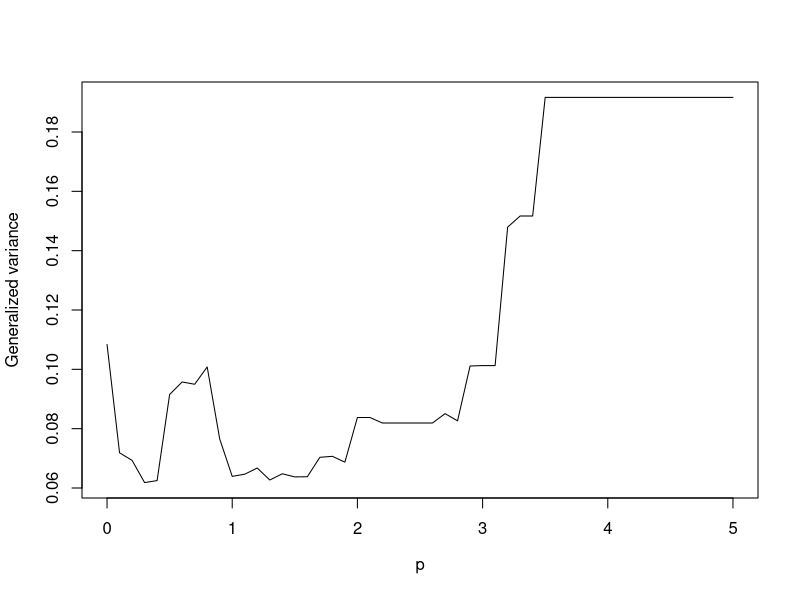
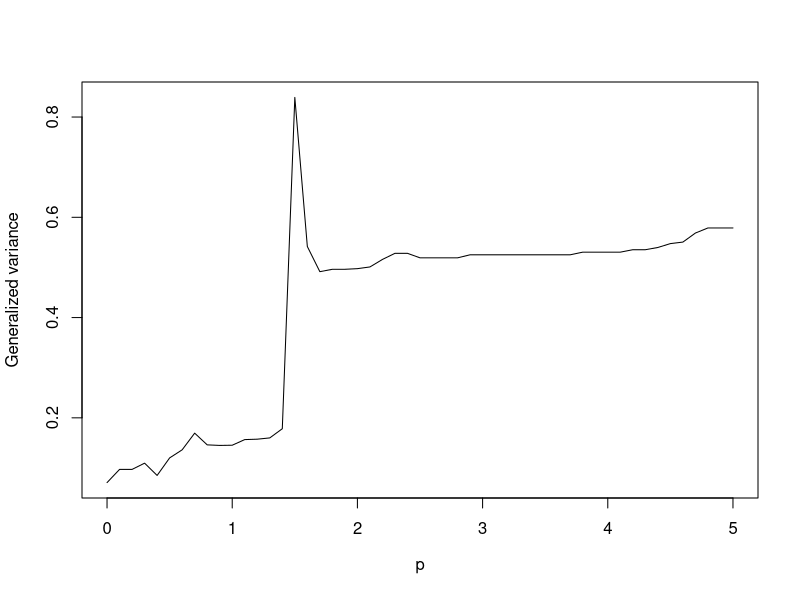
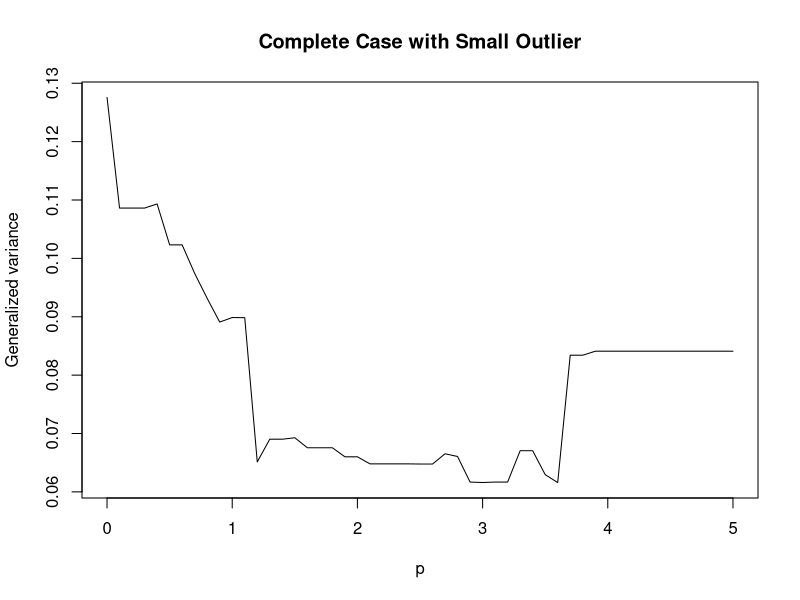
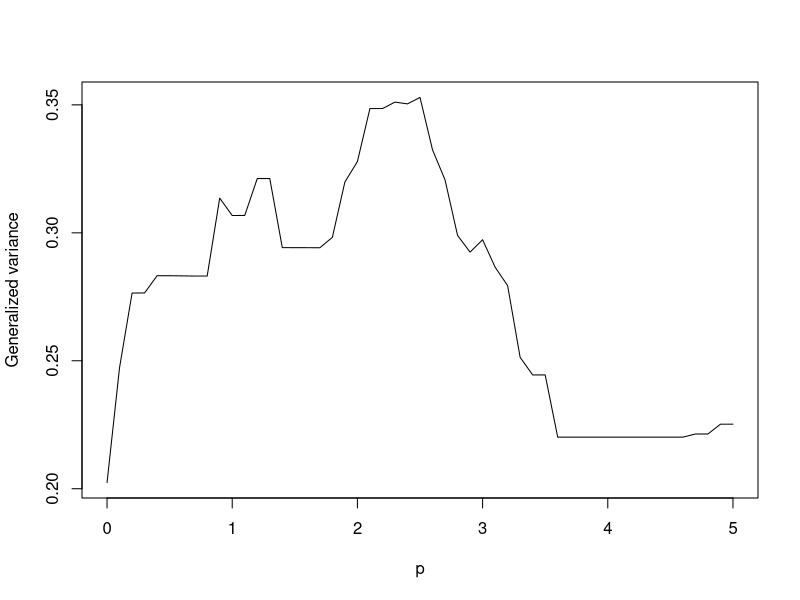
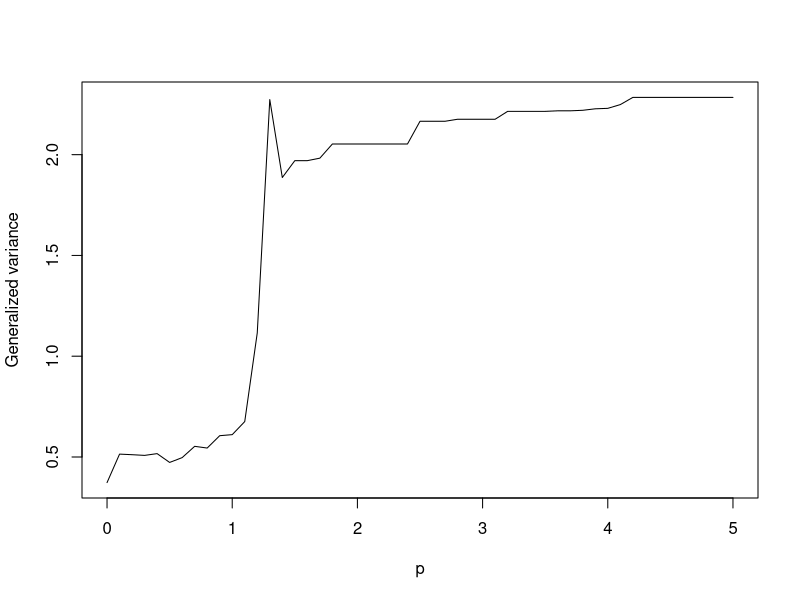
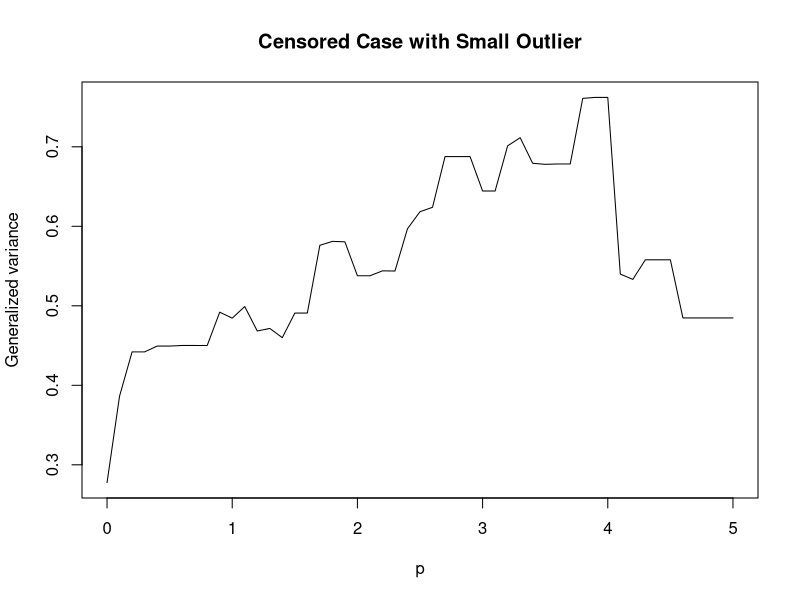
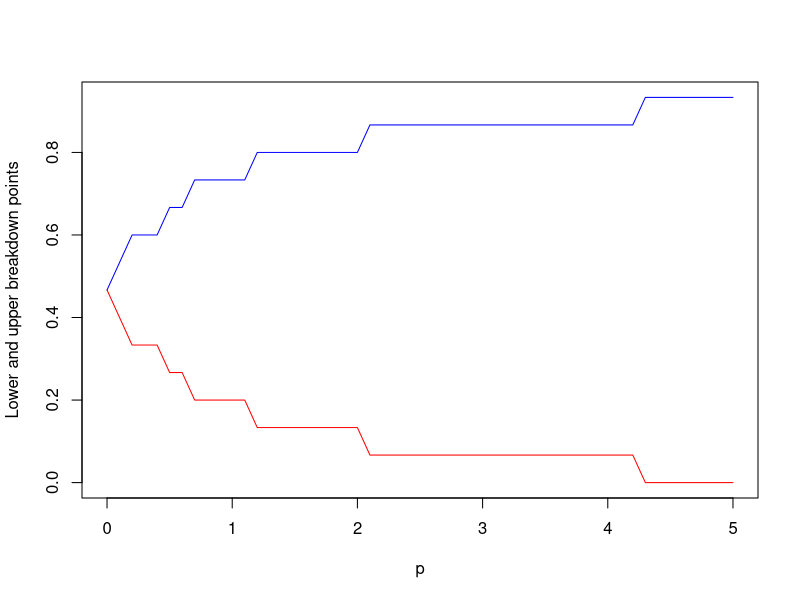
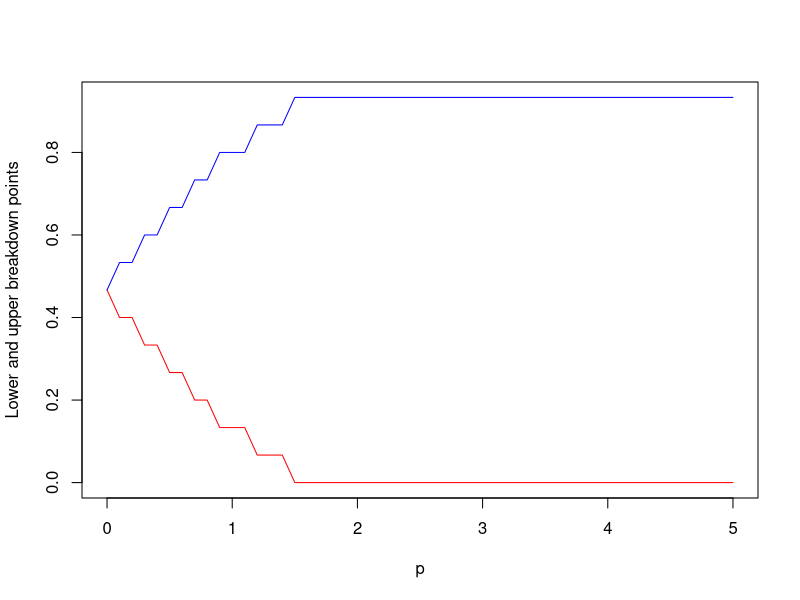

These charts were generated, in order, by the following R code:
# -------------------------------------------
# code1: functions
# -------------------------------------------

# -------------------------------------------
# weighted median 
# -------------------------------------------
weighted.median <- function(x, w, interpolation=0.5) { 
  # Preparation
  if (missing(w)) w = rep(1L,length(x))
  if (length(w) != length(x)) stop("'x' and 'w' must have the same length")
  
  x = as.double(as.vector(x))
  w = as.double(as.vector(w))
  ok= complete.cases(x,w); x=x[ok]; w=w[ok]
  
  stopifnot(all(w >= 0))
  if(all(w <= 0)) stop("All weights are zero", call.=FALSE)
  
  orderx = order(x)
  x = x[orderx]
  w = w[orderx] / sum(w)
  Fn = cumsum(w)
  tiny = sqrt(.Machine$double.eps)
  
  # Main part
  if ( all( abs(Fn-0.5)>tiny ) ) {  # any values of Fn is not 1/2.
    k = sum( Fn < 0.5 )
    return( x[k+1] )
  } else {
    k = which.min ( signif(abs(Fn-0.5),digits=12) ) # Find k with Fn=0.5
    if (w[k+1] < tiny) {   # check if w[k+1] == 0 
      return( x[k+1] )
    } else {
      return( (1-interpolation)*x[k] + interpolation*x[k+1] )
    }
  }
}


# -----------------------------------------------
# power weighted repeated median
# -----------------------------------------------
Repeated.W.Median <- function (x,y, weight=TRUE, power=p) {
  n = length(x)
  dx = outer(x,x,"-"); dy = outer(y,y,"-");
  slope1 = dy/dx   #(yi-yj)/(xi-xj)
  weight1 = abs(dx)^power 
  slope2  = matrix( t(slope1)[lower.tri(slope1)  |upper.tri(slope1) ], byrow=TRUE, nrow=n)
  weight2 = matrix( t(weight1)[lower.tri(weight1)|upper.tri(weight1)], byrow=TRUE, nrow=n)
  tmp = numeric(n)
  if (weight) { 
    for ( j in 1L:n ) tmp[j] = weighted.median(slope2[j,], w=weight2[j,] )
  } else {
    for ( j in 1L:n ) tmp[j] = median(slope2[j,])
  }
  slope = median(tmp)
  intercept = median(y-slope*x)
  return(c(intercept,slope))
}

# -------------------------------------------
# MSE fn
# -------------------------------------------
#x is lambda, y is mu

MSE.gen = function(x,y, mux=lambda, muy=mu) {
  N = length(x)
  a11 = sum( (x-mux)^2 )
  a22 = sum( (y-muy)^2 )
  a12 = sum( (x-mux)*(y-muy) )
  S = 1/N * matrix( c(a11,a12,a12,a22), nrow=2)
  det(S)
}


# -------------------------------------------
# Pars estimate from LOOCV
# -------------------------------------------
##1-Complete case
##calculate generalized variance with given p value

loocv_params1 <- function(x, lambda=0.038, mu=4.291, p) {
  n <- length(x)
  lambda_est <- numeric(n)
  mu_est <- numeric(n)
  m <- (n-1)
  pi1<-rep(0,m)
  for(j in 1:m){
    if(m<=10){
      pi1[j]<-(j-3/8)/(m+0.25)
    }
    else{
      pi1[j]<-(j-0.5)/m
    }
  }
  pi <- sqrt(-log(1-pi1))
  y1 <- pi[1:m]
  
  for (i in 1:n) {
    # delete the i-th observation
    train_set <- x[-i]
    x1 <- sort(train_set)
    # estimate pars with the train_set
    pars_train <- Repeated.W.Median(x1, y1, weight=TRUE, power=p)
    lambda_est[i] <- pars_train[1]
    mu_est[i] <- pars_train[2]
  }
  ans <- MSE.gen (x=lambda_est, y=mu_est, mux=lambda, muy=mu)
  return(ans)
}

##2-Complete case with extreme large outlier: delta=max{xi}+4*sigma
##calculate generalized variance with given p value
loocv_params2 <- function(x, lambda=0.038, mu=4.291, p) {
  n <- length(x)
  lambda_est <- numeric(n)
  mu_est <- numeric(n)
  order_sample <- sort(x)
  delta <- order_sample[n]+4*(sd(x))
  new_sample <- replace(x, 1, delta)
  m <- (n-1)
  pi1<-rep(0,m)
  for(j in 1:m){
    if(m<=10){
      pi1[j]<-(j-3/8)/(m+0.25)
    }
    else{
      pi1[j]<-(j-0.5)/m
    }
  }
  pi <- sqrt(-log(1-pi1))
  y1 <- pi[1:m]
  
  for (i in 1:n) {
    train_set <- new_sample[-i]
    x1 <- sort(train_set)
    pars_train <- Repeated.W.Median(x1, y1, weight=TRUE, power=p)
    lambda_est[i] <- pars_train[1]
    mu_est[i] <- pars_train[2]
  }
  ans <- MSE.gen (x=lambda_est, y=mu_est, mux=lambda, muy=mu)
  return(ans)
}

##3-Complete case with extreme small outlier01: delta=mu+0.05
##calculate generalized variance with given p value
loocv_params3 <- function(x, lambda=0.038, mu=4.291, p) {
  n <- length(x)
  lambda_est <- numeric(n)
  mu_est <- numeric(n)
  order_sample <- sort(x)
  delta <- mu+0.05
  new_sample <- replace(x, 1, delta)
  m <- (n-1)
  pi1<-rep(0,m)
  for(j in 1:m){
    if(m<=10){
      pi1[j]<-(j-3/8)/(m+0.25)
    }
    else{
      pi1[j]<-(j-0.5)/m
    }
  }
  pi <- sqrt(-log(1-pi1))
  y1 <- pi[1:m]
  
  for (i in 1:n) {
    train_set <- new_sample[-i]
    x1 <- sort(train_set)
    pars_train <- Repeated.W.Median(x1, y1, weight=TRUE, power=p)
    lambda_est[i] <- pars_train[1]
    mu_est[i] <- pars_train[2]
  }
  ans <- MSE.gen (x=lambda_est, y=mu_est, mux=lambda, muy=mu)
  return(ans)
}

##4-Complete case with extreme small outlier02: compare (mu+0.05) and outlier from left shifting 
##calculate generalized variance with given p value
loocv_params4 <- function(x, lambda, mu, p) {
  n <- length(x)
  lambda_est <- numeric(n)
  mu_est <- numeric(n)
  order_sample <- sort(x)
  left_outlier <- order_sample[1]-4*(sd(x))
  if(left_outlier>mu){
    delta<- min(left_outlier, mu+0.05)
  }else{
    delta <- (mu+0.05)
  }
  new_sample <- replace(x, 1, delta)
  m <- (n-1)
  pi1<-rep(0,m)
  for(j in 1:m){
    if(m<=10){
      pi1[j]<-(j-3/8)/(m+0.25)
    }
    else{
      pi1[j]<-(j-0.5)/m
    }
  }
  pi <- sqrt(-log(1-pi1))
  y1 <- pi[1:m]
  
  for (i in 1:n) {
    train_set <- new_sample[-i]
    x1 <- sort(train_set)
    pars_train <- Repeated.W.Median(x1, y1, weight=TRUE, power=p)
    lambda_est[i] <- pars_train[1]
    mu_est[i] <- pars_train[2]
  }
  ans <- MSE.gen (x=lambda_est, y=mu_est, mux=lambda, muy=mu)
  return(ans)
}

##For p=0(0.1)5, calculate generalized variance"Complete Case for Rayleigh"
VAR.gen1 <- function(sample, lambda=0.038, mu=4.291, a=0, b=5, deltax=0.1) {
  n <- (b-a)/deltax
  var_est <- numeric(n)
  p <- numeric(n+1)
  for (i in 1:(n+1)) {
    p[i] <- a+deltax*(i-1)
    var_est[i] <- loocv_params1(sample, lambda, mu, p[i])
  }
  ans <- var_est
}


##For p=0(0.1)5, calculate generalized variance"Complete Case with Large Outlier"
VAR.gen2 <- function(sample, lambda, mu, a=0, b=5, deltax=0.1) {
  n <- (b-a)/deltax
  var_est <- numeric(n)
  p <- numeric(n+1)
  for (i in 1:(n+1)) {
    p[i] <- a+deltax*(i-1)
    var_est[i] <- loocv_params2(sample, lambda, mu, p[i])
  }
  ans <- var_est
}


##For p=0(0.1)5, calculate generalized variance"Complete Case with Small Outlier"
VAR.gen3 <- function(sample, lambda=0.038, mu=4.291, a=0, b=5, deltax=0.1)  {
  n <- (b-a)/deltax
  var_est <- numeric(n)
  p <- numeric(n+1)
  for (i in 1:(n+1)) {
    p[i] <- a+deltax*(i-1)
    ##for small outlier, choose fn loocv_params3 or loocv_params4
    var_est[i] <- loocv_params3(sample, lambda, mu, p[i])
  }
  ans <- var_est
}

##For p=0(0.1)5, calculate generalized variance"Censored Case for Rayleigh"
VAR.gen4 <- function(sample, lambda=0.038, mu=4.291, a=0, b=5, deltax=0.1) {
  n <- (b-a)/deltax
  var_est <- numeric(n)
  p <- numeric(n+1)
  for (i in 1:(n+1)) {
    p[i] <- a+deltax*(i-1)
    var_est[i] <- loocv_params1(sample, lambda, mu, p[i])
  }
  ans <- var_est
}


##For p=0(0.1)5, calculate generalized variance"Censored Case with Large Outlier"
VAR.gen5 <- function(sample, lambda=0.038, mu=4.291, a=0, b=5, deltax=0.1) {
  n <- (b-a)/deltax
  var_est <- numeric(n)
  p <- numeric(n+1)
  for (i in 1:(n+1)) {
    p[i] <- a+deltax*(i-1)
    var_est[i] <- loocv_params2(sample, lambda, mu, p[i])
  }
  ans <- var_est
}


##For p=0(0.1)5, calculate generalized variance"Censored Case with Small Outlier"
VAR.gen6 <- function(sample, lambda=0.038, mu=4.291, a=0, b=5, deltax=0.1) {
  n <- (b-a)/deltax
  var_est <- numeric(n)
  p <- numeric(n+1)
  for (i in 1:(n+1)) {
    p[i] <- a+deltax*(i-1)
    var_est[i] <- loocv_params3(sample, lambda, mu, p[i])
  }
  ans <- var_est
}

##Lower and upper breakdown point
RM.breakdown.point <- function(x, power) {
  x = sort(x)
  n = length(x)
  dx = outer(x,x,"-");
  weight1 = abs(dx)^power 
  weight2 = matrix( t(weight1)[lower.tri(weight1)|upper.tri(weight1)], byrow=TRUE, nrow=n)
  WU = t( apply(weight2, 1, sort) ) 
  WL = t( apply(weight2, 1, sort, decreasing=TRUE) )
  BU = numeric(n)  # Breakdown (Upper)
  BL = numeric(n)  # Breakdown (Lower)
  for ( i in seq_len(n) ) {   
    BU[i] = sum( cumsum(WU[i,])/sum(WU[i,]) < 0.5 )
    BL[i] = sum( cumsum(WL[i,])/sum(WL[i,]) < 0.5 )
  }
  return(list(lower=min(BL)/(n-1), upper=max(BU)/(n-1)))
}


# --------------------------------------------------------------
# code2 for figures 6-7: G.V. from LOOCV
# --------------------------------------------------------------
# Figs 6(a), 6(c), 7(a) and 7(c)

sample <- c(6.96,9.30,6.96,7.24,9.30,4.9,8.42,6.05,10.18,6.82,8.58,7.77,11.94,11.25,12.94,12.94)
lambda=0.038
mu=4.291

##p=0(0.1)5: "Complete Case for Rayleigh"
##calculate generalized variance and plot
y1 <- VAR.gen1(sample, lambda=0.038, mu=4.291, a=0, b=5, deltax=0.1)
plot(x=seq(0,5,by=0.1), y1, type="l", xlab=expression("p"),ylab="Generalized variance")
#plot(x=seq(0,5,by=0.1), y1, type="l", xlab=expression("p"),ylab="Generalized variance", main="Complete data")

##p=0(0.1)5: "Complete Case with Large Outlier"
##calculate generalized variance and plot
y2 <- VAR.gen2(sample, lambda=0.038, mu=4.291, a=0, b=5, deltax=0.1)
plot(x=seq(0,5,by=0.1), y2, type="l", xlab=expression("p"),ylab="Generalized variance")
#plot(x=seq(0,5,by=0.1), y2, type="l", xlab=expression("p"),ylab="Generalized variance", main="Complete data with contamination")

##p=0(0.1)5: "Complete Case with Small Outlier"
##calculate generalized variance and plot
y3 <- VAR.gen3(sample, lambda=0.038, mu=4.291, a=0, b=5, deltax=0.1)
plot(x=seq(0,5,by=0.1), y3, type="l", xlab="p",ylab="Generalized variance", main="Complete Case with Small Outlier")

##generate Type II censored sample: r=14 out of n=16, (1-14/16)=12.5% observations censored
order_samp <- sort(sample)
cens_samp <- order_samp[1:14]

##p=0(0.1)5: "Censored Case for Rayleigh"
##calculate generalized variance and plot
y4 <- VAR.gen4(cens_samp, lambda=0.038, mu=4.291, a=0, b=5, deltax=0.1) 
#plot(x=seq(0,5,by=0.1), y4, type="l", xlab="p",ylab="Generalized variance", main="Censored Case for Rayleigh")
plot(x=seq(0,5,by=0.1), y4, type="l", xlab="p",ylab="Generalized variance")


##p=0(0.1)5: "Censored Case with Large Outlier"
##calculate generalized variance and plot
y5 <- VAR.gen5(cens_samp, lambda=0.038, mu=4.291, a=0, b=5, deltax=0.1) 
#plot(x=seq(0,5,by=0.1), y5, type="l", xlab="p",ylab="Generalized variance", main="Censored Case with Large Outlier")
plot(x=seq(0,5,by=0.1), y5, type="l", xlab="p",ylab="Generalized variance")


##p=0(0.1)5: "Censored Case with Small Outlier"
##calculate generalized variance and plot
y6 <- VAR.gen6(cens_samp, lambda=0.038, mu=4.291, a=0, b=5, deltax=0.1) 
plot(x=seq(0,5,by=0.1), y6, type="l", xlab="p",ylab="Generalized variance", main="Censored Case with Small Outlier")


# --------------------------------------------------------------
# code3 for figures 6-7: Lower and upper breakdown pts
# --------------------------------------------------------------
# Figs 6(b), 6(d), 7(b) and 7(d)

##p=0(0.1)5: calculate lower and upper breakdown point
Lower.Upper.bound <- function(sample, a=0, b=5, deltax=0.1) {
  n <- (b-a)/deltax
  bound_est <- list()
  Lowerbound_est <- numeric(n)
  Upperbound_est <- numeric(n)
  p <- numeric(n+1)
  for (i in 1:(n+1)) {
    p[i] <- a+deltax*(i-1)
    bound_est <- RM.breakdown.point(x=sample, power=p[i])
    Lowerbound_est[i] <- bound_est$lower
    Upperbound_est[i] <- bound_est$upper
  }
  ans <- data.frame(Lowerbound_est, Upperbound_est)
  names(ans) <- c("Lowerbound", "Upperbound")
  return(ans)
}

##complete sample
sample <- c(6.96,9.30,6.96,7.24,9.30,4.9,8.42,6.05,10.18,6.82,8.58,7.77,11.94,11.25,12.94,12.94)

##(1) p=0(0.1)5: "Complete Case for Rayleigh"
##calculate lower and upper breakdown points and plot
y01 <- Lower.Upper.bound(sample, a=0, b=5, deltax=0.1)
y11 <- y01$Lowerbound
y21 <- y01$Upperbound
#plot(x=seq(0,5,by=0.1), y11, col="red", type="l", ylim = range(c(y11, y21)), xlab="p",ylab="Lower and upper breakdown points", main="Complete Case for Rayleigh")
#lines(x=seq(0,5,by=0.1), y21, col="blue", type="l")

plot(x=seq(0,5,by=0.1), y11, col="red", type="l", ylim = range(c(y11, y21)), xlab="p",ylab="Lower and upper breakdown points")
lines(x=seq(0,5,by=0.1), y21, col="blue", type="l")

##(2) p=0(0.1)5: "Complete Case with Large Outlier"
## large outlier generated by 4*sigma shifting
sample <- c(6.96,9.30,6.96,7.24,9.30,4.9,8.42,6.05,10.18,6.82,8.58,7.77,11.94,11.25,12.94,12.94)
n <- length(sample)
order_samp <- sort(sample)
delta2 <- order_samp[n]+4*(sd(sample))
sample2 <- replace(sample, 1, delta2)
##calculate lower and upper breakdown points and plot
y02 <- Lower.Upper.bound(sample2, a=0, b=5, deltax=0.1)
y12 <- y02$Lowerbound
y22 <- y02$Upperbound
#plot(x=seq(0,5,by=0.1), y12, col="red", type="l", ylim = range(c(y12, y22)), xlab="p",ylab="Lower and upper breakdown points", main="Complete Case with Large Outlier")
#lines(x=seq(0,5,by=0.1), y22, col="blue", type="l")
plot(x=seq(0,5,by=0.1), y12, col="red", type="l", ylim = range(c(y12, y22)), xlab="p",ylab="Lower and upper breakdown points")
lines(x=seq(0,5,by=0.1), y22, col="blue", type="l")


##(3) p=0(0.1)5: "Complete Case with Small Outlier"
## small outlier replaced by (mu+0.05)
mu <- 4.291
delta3 <- (mu+0.05)
sample3 <- replace(sample, 1, delta3)
##calculate lower and upper breakdown points and plot
y03 <- Lower.Upper.bound(sample3, a=0, b=5, deltax=0.1)
y13 <- y03$Lowerbound
y23 <- y03$Upperbound
plot(x=seq(0,5,by=0.1), y13, col="red", type="l", ylim = range(c(y13, y23)), xlab="p",ylab="Lower and upper breakdown points", main="Complete Case with Small Outlier")
lines(x=seq(0,5,by=0.1), y23, col="blue", type="l")

##generate Type II censored sample: r=14 out of n=16, 20% observations censored
sample <- c(6.96,9.30,6.96,7.24,9.30,4.9,8.42,6.05,10.18,6.82,8.58,7.77,11.94,11.25,12.94,12.94)
n <- 16
r <- 14
order_samp <- sort(sample)
cens_samp <- order_samp[1:r]

##(4) p=0(0.1)5: "Censored Case for Rayleigh"
##calculate lower and upper breakdown points and plot
y04 <- Lower.Upper.bound(cens_samp, a=0, b=5, deltax=0.1)
y14 <- y04$Lowerbound
y24 <- y04$Upperbound
#plot(x=seq(0,5,by=0.1), y14, col="red", type="l", ylim = range(c(y14, y24)), xlab="p",ylab="Lower and upper breakdown points", main="Censored Case for Rayleigh")
#lines(x=seq(0,5,by=0.1), y24, col="blue", type="l")
plot(x=seq(0,5,by=0.1), y14, col="red", type="l", ylim = range(c(y14, y24)), xlab="p",ylab="Lower and upper breakdown points")
lines(x=seq(0,5,by=0.1), y24, col="blue", type="l")


##(5) p=0(0.1)5: "Censored Case with Large Outlier"
## large outlier generated by 4*sigma shifting
delta5 <- order_samp[n]+4*(sd(sample))
sample5 <- replace(cens_samp, 1, delta5)
##calculate lower and upper breakdown points and plot
y05 <- Lower.Upper.bound(sample5, a=0, b=5, deltax=0.1)
y15 <- y05$Lowerbound
y25 <- y05$Upperbound
plot(x=seq(0,5,by=0.1), y15, col="red", type="l", ylim = range(c(y15, y25)), xlab="p",ylab="Lower and upper breakdown points")
lines(x=seq(0,5,by=0.1), y25, col="blue", type="l")
#plot(x=seq(0,5,by=0.1), y15, col="red", type="l", ylim = range(c(y15, y25)), xlab="p",ylab="Lower and upper breakdown points", main="Censored Case with Large Outlier")
#lines(x=seq(0,5,by=0.1), y25, col="blue", type="l")

##(6) p=0(0.1)5: "Censored Case with Small Outlier"
## small outlier replaced by (mu+0.05)
mu <- 4.291
delta6 <- (mu+0.05)
sample6 <- replace(cens_samp, 1, delta6)
##calculate lower and upper breakdown points and plot
y06 <- Lower.Upper.bound(sample6, a=0, b=5, deltax=0.1)
y16 <- y06$Lowerbound
y26 <- y06$Upperbound
plot(x=seq(0,5,by=0.1), y16, col="red", type="l", ylim = range(c(y16, y26)), xlab="p",ylab="Lower and upper breakdown points", main="Censored Case with Small Outlier")
lines(x=seq(0,5,by=0.1), y26, col="blue", type="l")


# -------------------------------------------
# code0: ks.test for real data
# -------------------------------------------
#pdf of two parameter Rayleigh distribution
rayleigh_pdf <- function(x, mu, lambda) {
  2*lambda*(x-mu)*exp(-lambda* (x-mu)^2)
}

# Kolmogorov-Smirnov test
# ks.test_result <- ks.test(data, "p", fun = rayleigh_cdf)
data <- c(6.96, 9.30, 6.96, 7.24, 9.30, 4.9, 8.42, 6.05, 10.18, 6.82, 8.58, 7.77, 11.94, 11.25, 12.94, 12.94)
ks.test_result <- ks.test(data, "rayleigh_pdf", 4.291, 0.038)
print(ks.test_result)

##alternative method to provide data followed by two parameter Rayleigh distribution
rray.twopar <- function(n, lambda, mu)  
{
  set.seed(123)
  u <- runif(n, min=0, max=1)
  x <- mu+sqrt(-1/lambda*log(1-u))
  return(x)
}

x1 <- c(6.96,9.30,6.96,7.24,9.30,4.9,8.42,6.05,10.18,6.82,8.58,7.77,11.94,11.25,12.94,12.94)
n1 <- length(x1)
x2 <- rray.twopar(n1,0.03792208,4.29057239)
ks.test(x1,x2)

# -------------------------------------------
# qqplot for real-data 
# -------------------------------------------
x1 <- c(6.96, 9.30, 6.96, 7.24, 9.30, 4.9, 8.42, 6.05,
        10.18, 6.82, 8.58, 7.77, 11.94, 11.25, 12.94, 12.94)

rayleigh_pdf <- function(x, mu, lambda) {
  y <- ifelse(x >= mu, 2 * lambda * (x - mu) * exp(-lambda * (x - mu)^2), 0)
  y[y <= 0] <- 1e-10  # avoid log(0)
  return(y)
}

rayleigh_cdf <- function(q, mu, lambda) {
  ifelse(q >= mu, 1 - exp(-lambda * (q - mu)^2), 0)
}

rayleigh_qf <- function(p, mu, lambda) {
  mu + sqrt(-log(1 - p) / lambda)
}

negloglik_rayleigh <- function(params) {
  mu <- params[1]
  lambda <- params[2]
  if (lambda <= 0) return(Inf)
  -sum(log(rayleigh_pdf(x1, mu, lambda)))
}


fit <- optim(par = c(mu = (min(x1) - 0.01), lambda = 0.1),
             fn = negloglik_rayleigh,
             method = "L-BFGS-B",
             lower = c(mu = -Inf, lambda = 1e-6))

mu_hat <- fit$par["mu"]
lambda_hat <- fit$par["lambda"]

# QQ plot
par(mar = c(5, 6, 4, 2)) 
qqplot(rayleigh_qf(ppoints(length(x1)), mu_hat, lambda_hat),
       sort(x1), cex.lab = 1.5, cex.axis = 1.8,
       main = "",
       xlab = "Theoretical Quantiles", ylab = "Sample Quantiles", pch = 19)
abline(0, 1, col = "red", lty = 2, lwd = 3)






